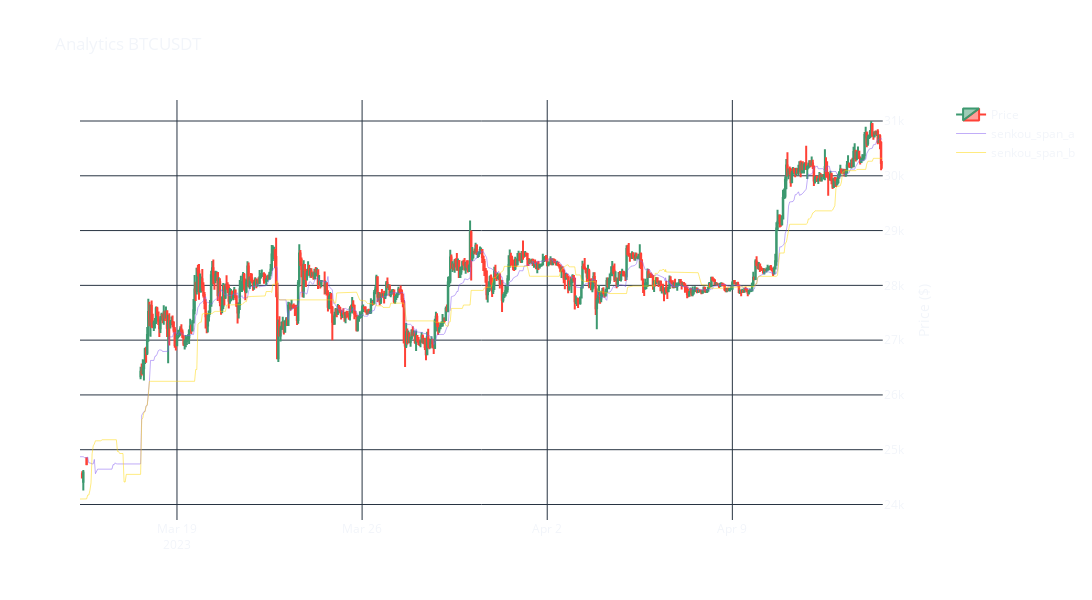

Notebook code cell kept with this figure:
### Code cell
fig = make_subplots(specs=[[{"secondary_y": True}]])

candlestick = go.Candlestick(
    x=tohlcv_resp['time'],
    open=tohlcv_resp['open'],
    high=tohlcv_resp['high'],
    low=tohlcv_resp['low'],
    close=tohlcv_resp['close'],
    name="Price"
)

bband_lower = go.Scatter(x=analytics['updated_at'],
                         y=analytics['b_band_lower'],
                         name="bband_lower",
                         mode='lines',
                         line=dict(width=0.5, color='rgb(131, 90, 241)')
                         )
bband_middle = go.Scatter(x=analytics['updated_at'],
                          y=analytics['b_band_middle'],
                          name="bband_middle",
                          mode='lines',
                          line=dict(width=0.5, color='rgb(131, 90, 241)')
                          )
bband_upper = go.Scatter(x=analytics['updated_at'],
                         y=analytics['b_band_upper'],
                         name="bband_upper",
                         mode='lines',
                         line=dict(width=0.5, color='rgb(131, 90, 241)')
                         )

fibonacci23 = go.Scatter(x=analytics['updated_at'],
                         y=analytics['fibonacci23'],
                         name="fibonacci23",
                         mode='lines',
                         line=dict(width=0.8, color='gold')
                         )
fibonacci38 = go.Scatter(x=analytics['updated_at'],
                         y=analytics['fibonacci38'],
                         name="fibonacci38",
                         mode='lines',
                         line=dict(width=0.8, color='gold')
                         )
fibonacci61 = go.Scatter(x=analytics['updated_at'],
                         y=analytics['fibonacci61'],
                         name="fibonacci61",
                         mode='lines',
                         line=dict(width=0.8, color='gold')
                         )
fibonacci78 = go.Scatter(x=analytics['updated_at'],
                         y=analytics['fibonacci78'],
                         name="fibonacci78",
                         mode='lines',
                         line=dict(width=0.8, color='gold')
                         )
fibonacci_low = go.Scatter(x=analytics['updated_at'],
                           y=analytics['fibonacci_low'],
                           name="fibonacci_low",
                           mode='lines',
                           line=dict(width=0.8, color='gold')
                           )
fibonacci_high = go.Scatter(x=analytics['updated_at'],
                            y=analytics['fibonacci_high'],
                            name="fibonacci_high",
                            mode='lines',
                            line=dict(width=0.8, color='gold')
                            )

senkou_span_a = go.Scatter(x=analytics['updated_at'],
                           y=analytics['senkou_span_a'],
                           name="senkou_span_a",
                           mode='lines',
                           line=dict(width=0.5, color='rgb(131, 90, 241)')
                           )

senkou_span_b = go.Scatter(x=analytics['updated_at'],
                           y=analytics['senkou_span_b'],
                           name="senkou_span_b",
                           mode='lines',
                           line=dict(width=0.5, color='gold')
                           )

donchian_lower = go.Scatter(x=analytics['updated_at'],
                            y=analytics['donchian_lower'],
                            name="donchian_lower",
                            mode='lines',
                            line=dict(width=0.5, color='rgb(131, 90, 241)')
                            )

donchian_upper = go.Scatter(x=analytics['updated_at'],
                            y=analytics['donchian_upper'],
                            name="donchian_upper",
                            mode='lines',
                            line=dict(width=0.5, color='gold')
                            )

fig.add_trace(candlestick, secondary_y=True)
# fig.add_trace(bband_lower, secondary_y=True)
# fig.add_trace(bband_middle, secondary_y=True)
# fig.add_trace(bband_upper, secondary_y=True)
# fig.add_trace(fibonacci23, secondary_y=True)
# fig.add_trace(fibonacci38, secondary_y=True)
# fig.add_trace(fibonacci61, secondary_y=True)
# fig.add_trace(fibonacci78, secondary_y=True)
# fig.add_trace(fibonacci_low, secondary_y=True)
# fig.add_trace(fibonacci_high, secondary_y=True)
fig.add_trace(senkou_span_a, secondary_y=True)
fig.add_trace(senkou_span_b, secondary_y=True)
# fig.add_trace(donchian_lower, secondary_y=True)
# fig.add_trace(donchian_upper, secondary_y=True)
# fig.add_trace(tg_sentiment_ewm, secondary_y=False)

fig.update_layout(
    width=1200, height=600,
    title="Analytics {token}".format(token=pair['symbol'][0]),
    paper_bgcolor='rgba(0,0,0,0)',
    plot_bgcolor='rgba(0,0,0,0)',
    xaxis_rangeslider_visible=False
)

# Set y-axes titles
# fig.update_yaxes(title_text="Sentiment", secondary_y=False)
fig.update_yaxes(title_text="Price ($)", secondary_y=True)

fig.show()

### Figure 1 — Plotly figure (JSON) as saved in the notebook; plotly's stock layout.template omitted (floating-point values rounded to 4 significant figures; data arrays with more than 128 entries replaced by an {"elided": "..."} marker saying what was removed)
{"data": [{"close": {"elided": "676 str values"}, "high": {"elided": "676 str values"}, "low": {"elided": "676 str values"}, "name": "Price", "open": {"elided": "676 str values"}, "x": {"elided": "676 str values"}, "type": "candlestick", "xaxis": "x", "yaxis": "y2"}, {"line": {"color": "rgb(131, 90, 241)", "width": 0.5}, "mode": "lines", "name": "senkou_span_a", "x": {"elided": "743 str values"}, "y": {"elided": "743 float values"}, "type": "scatter", "xaxis": "x", "yaxis": "y2"}, {"line": {"color": "gold", "width": 0.5}, "mode": "lines", "name": "senkou_span_b", "x": {"elided": "743 str values"}, "y": {"elided": "743 float values"}, "type": "scatter", "xaxis": "x", "yaxis": "y2"}], "layout": {"xaxis": {"anchor": "y", "domain": [0.0, 0.94], "rangeslider": {"visible": false}}, "yaxis": {"anchor": "x", "domain": [0.0, 1.0]}, "yaxis2": {"anchor": "x", "overlaying": "y", "side": "right", "title": {"text": "Price ($)"}}, "width": 1200, "height": 600, "title": {"text": "Analytics BTCUSDT"}, "paper_bgcolor": "rgba(0,0,0,0)", "plot_bgcolor": "rgba(0,0,0,0)"}}
